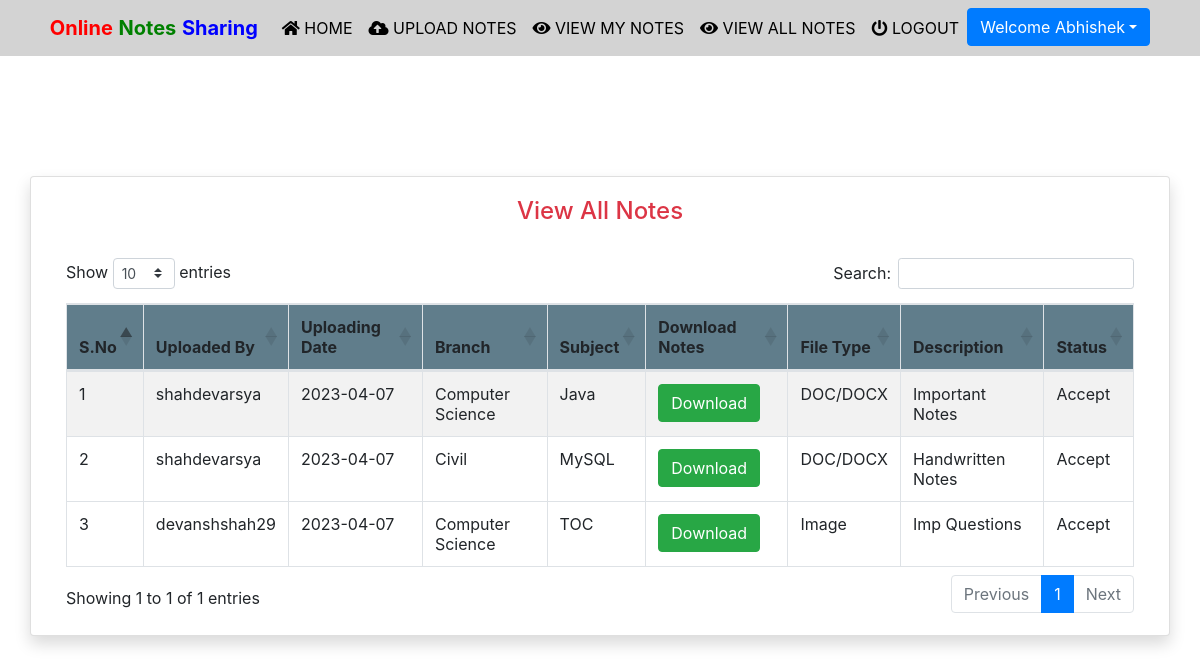
The page /viewallnotes (signed in) on the database its author committed.
### notes/models.py (models this page shows, shortened)
class Notes(models.Model):
    user = models.ForeignKey(User,on_delete=models.CASCADE)
    uploadingdate = models.CharField(max_length=30)
    branch = models.CharField(max_length=30)
    subject = models.CharField(max_length=30)
    notesfile = models.FileField(null=True)
    filetype = models.CharField(max_length=30)
    description = models.CharField(max_length=200, null=True)
    status = models.CharField(max_length=15)

### notes/views.py (the view)
# urls.py: path('viewallnotes', viewallnotes, name='viewallnotes'),
def viewallnotes(request):
    if not request.user.is_authenticated:
        return redirect('login')
    notes = Notes.objects.filter(status='Accept')
    d = {'notes':notes}
    return render(request, 'viewallnotes.html',d)

### notes/templates/viewallnotes.html (shortened to what this page needs)
{% extends 'usernavigation.html'%}
{% load static %}
{% block body %}
<div class="container card shadow mt-5">
	<div class="card-body">
           <h4 class="text-center text-danger">View All Notes</h4>
			<br>
			<table id="example" class="table table-striped table-bordered" style="width:100%">
				<thead style="background-color : #607d8b;">
					<tr>
						<th>S.No</th>
						<th>Uploaded By</th>
						<th>Uploading Date</th>
						<th>Branch</th>
						<th>Subject</th>
						<th>Download Notes</th>
						<th>File Type</th>
						<th>Description</th>
						<th>Status</th>
					</tr>
					</thead>
				{% for i in notes %}
				<tbody>
				<tr>
                    <td>{{forloop.counter}}</td>
					<td>{{i.user.username}}</td>
					<td>{{i.uploadingdate}}</td>
					<td>{{i.branch}}</td>
					<td>{{i.subject}}</td>
					<td><a href="{{i.notesfile.url}}" class="btn btn-success" download>Download</a></td>
					<td>{{i.filetype}}</td>
					<td>{{i.description}}</td>
					<td>{{i.status}}</td>
                </tr>
				{% endfor %}
				</tbody>
			</table>
    </div>
</div>
{% endblock %}

### notes/templates/usernavigation.html (shortened to what this page needs)
<html lang="en">
<head>
  {% load static %}
  <link rel="stylesheet" href="https://maxcdn.bootstrapcdn.com/bootstrap/4.3.1/css/bootstrap.min.css">
  <link rel="stylesheet" href="https://use.fontawesome.com/releases/v5.6.3/css/all.css">
    <link rel="stylesheet" href="{% static 'css/mystyle.css' %}">
    <link rel="stylesheet" href="https://cdnjs.cloudflare.com/ajax/libs/twitter-bootstrap/4.5.2/css/bootstrap.css">
<link rel="stylesheet" href="https://cdn.datatables.net/1.11.3/css/dataTables.bootstrap4.min.css">
</head>
<body>
 <nav class="navbar navbar-expand-sm justify-content-center" style = "background-color : lightgrey">
     <a class="navbar-brand" href=""><span style="color:red"><b>Online</b></span><span style="color:green"> <b>Notes</b> </span><span style="color:blue"><b>Sharing</b></span></a>
  <ul class="navbar-nav">
      <li class="navbar-item">
          <a class="nav-link" href="{% url 'profile' %}"><i class="fas fa-home"></i> HOME</a>
      </li>
      <li class="navbar-item">
          <a class="nav-link" href="{% url 'upload_notes' %}"><i class="fas fa-cloud-upload-alt"></i> UPLOAD NOTES</a>
      </li>
			<li class="navbar-item">
                <a class="nav-link" href="{% url 'view_mynotes' %}"><i class="fas fa-eye"></i> VIEW MY NOTES</a>
            </li>
			<li class="navbar-item">
                <a class="nav-link" href="{% url 'viewallnotes' %}"><i class="fas fa-eye"></i> VIEW ALL NOTES</a>
            </li>
			<li class="navbar-item">
                <a class="nav-link" href="{% url 'logout' %}"><i class="fas fa-power-off"></i> LOGOUT</a>
            </li>
			<div class="dropdown">
				<button class="btn btn-primary dropdown-toggle" type="button"
					id="dropdownMenuButton" data-toggle="dropdown" aria-haspopup="true"
					aria-expanded="false">Welcome {{request.user.first_name}}</button>
			</div>
  </ul>
 </nav>
</body>
</html>
{% block body %}
{% endblock %}

### notes/static/css/mystyle.css (style rules this page uses)
.nav-link { color : black }

### rows shown on the page
Notes: user.username "shahdevarsya", uploadingdate "2023-04-07", branch "Computer Science", subject "Java", filetype "DOC/DOCX", description "Important Notes", status "Accept"
Notes: user.username "shahdevarsya", uploadingdate "2023-04-07", branch "Civil", subject "MySQL", filetype "DOC/DOCX", description "Handwritten Notes", status "Accept"
Notes: user.username "devanshshah29", uploadingdate "2023-04-07", branch "Computer Science", subject "TOC", filetype "Image", description "Imp Questions", status "Accept"

### other values the page prints
{{ request.user.first_name }} "Abhishek"
